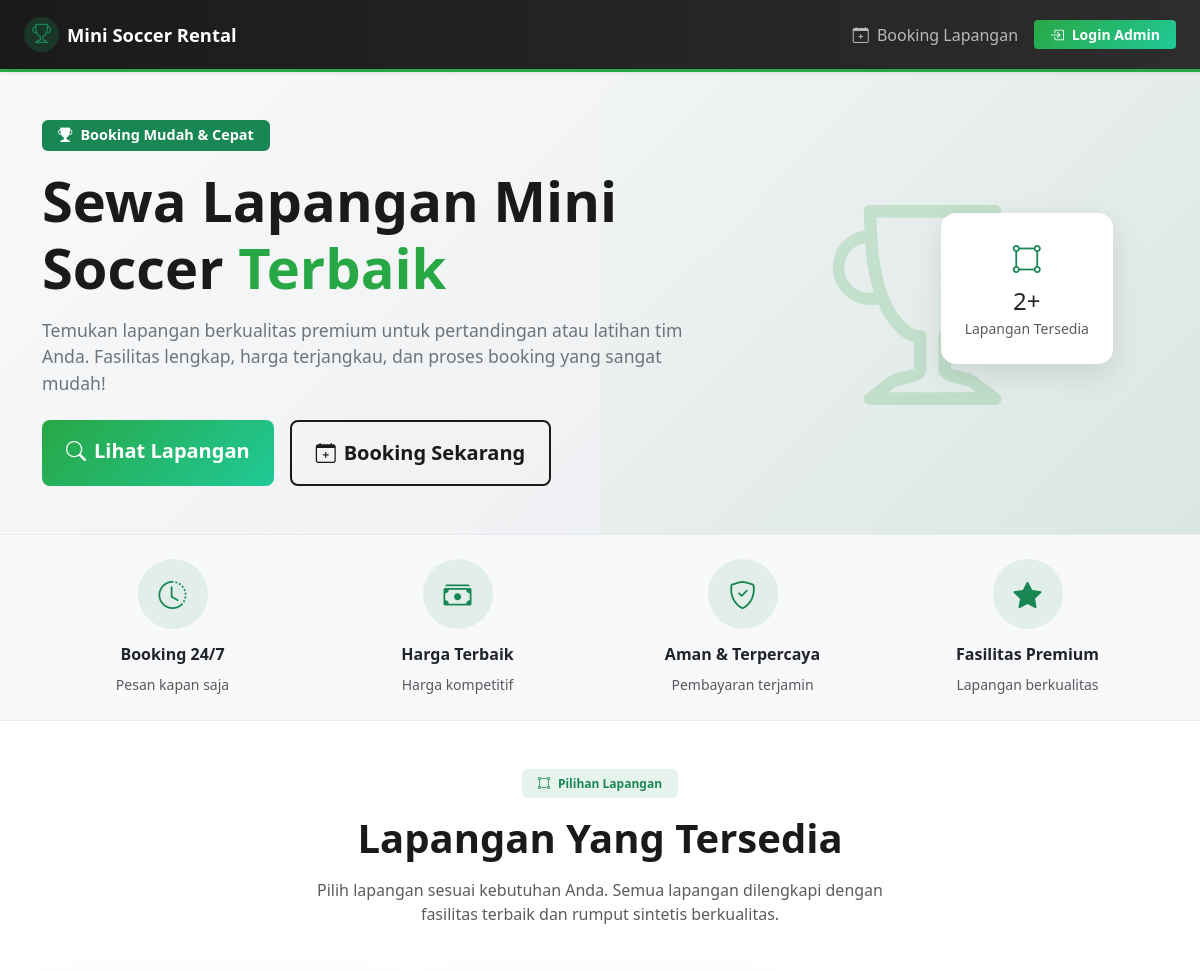
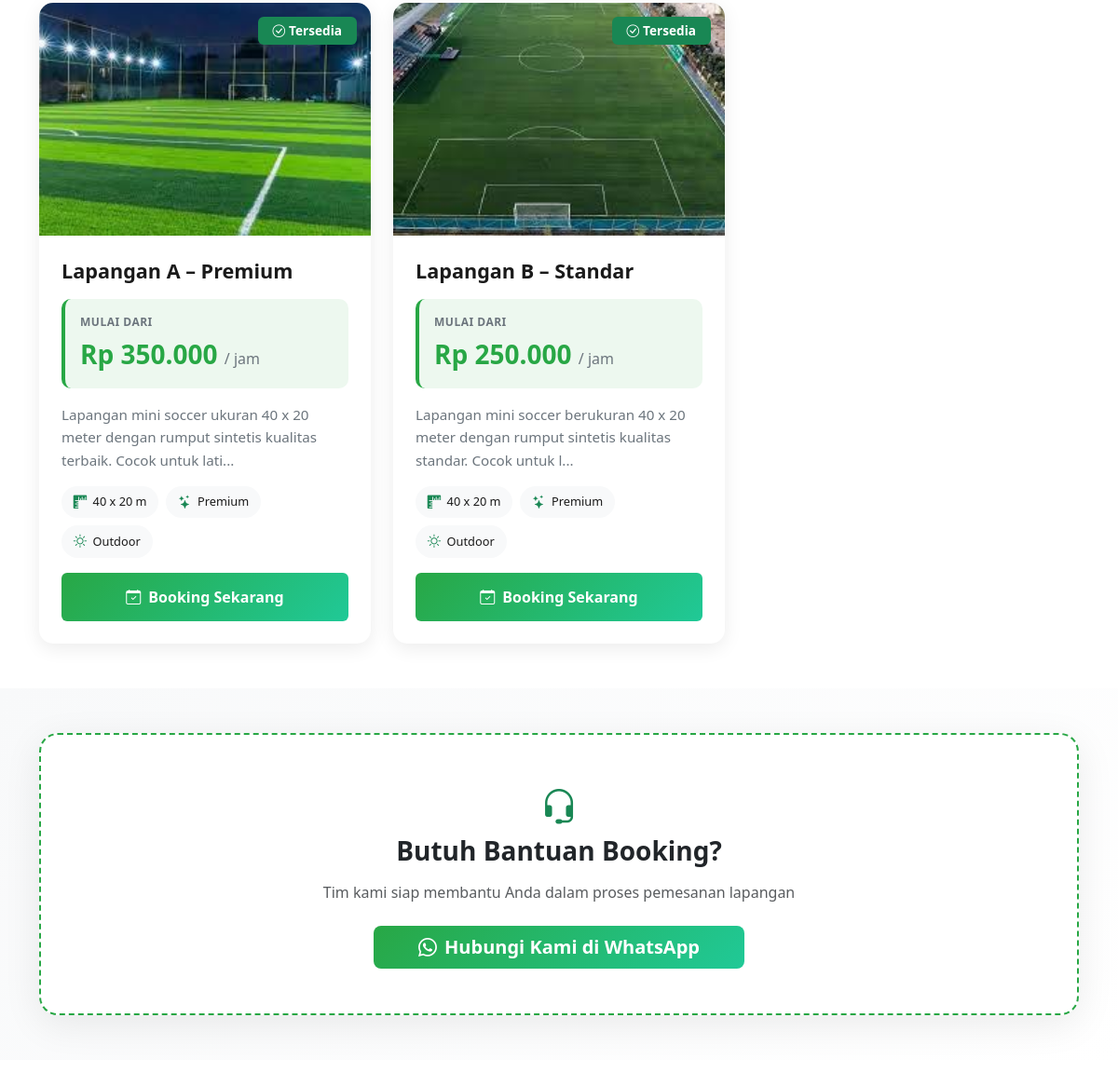
The page / on the database its author committed (2 pictures, top to bottom).
### tables this page shows
CREATE TABLE `lapangan` (
  `id` int(11) NOT NULL,
  `kode_lapangan` int(11) NOT NULL,
  `nama_lapangan` varchar(255) DEFAULT NULL,
  `harga_per_jam` decimal(10,2) DEFAULT 0.00,
  `deskripsi` text DEFAULT NULL,
  `foto` varchar(255) DEFAULT 'default.jpg',
  `status_lapangan` enum('Tersedia','Maintenance','Non-Aktif') DEFAULT 'Tersedia'
);

### lib/functions.php (called while the page is built, shortened)
<?php
function base_url($path = '') {
    $url = BASE_URL . '/' . $path;
    return $url;
}
?>
<?php
function getAvailableFields($conn) {
    $query = "SELECT * FROM lapangan WHERE status_lapangan = 'Tersedia' ORDER BY nama_lapangan ASC";
    $result = mysqli_query($conn, $query);
    $fields = [];
    if ($result) {
        while ($row = mysqli_fetch_assoc($result)) {
            $fields[] = $row;
        }
    }
    return $fields;
}
?>

### index.php (the view, shortened to what this page needs)
<?php
require_once 'config/database.php';
require_once 'lib/functions.php';
?>
<?php include 'views/' . THEME_NAME . '/header.php'; ?>
<?php include 'views/' . THEME_NAME . '/topnav.php'; ?>
<div class="hero-section">
    <div class="container">
        <div class="row align-items-center py-5">
            <div class="col-lg-7">
                <div class="hero-content">
                    <span class="badge bg-success mb-3 px-3 py-2" style="font-size: 0.9rem;">
                        <i class="bi bi-trophy-fill me-2"></i>Booking Mudah & Cepat
                    </span>
                    <h1 class="display-4 fw-bold mb-3" style="color: #1a1a1a; line-height: 1.2;">
                        Sewa Lapangan Mini Soccer <span style="color: #28a745;">Terbaik</span>
                    </h1>
                    <p class="lead mb-4" style="color: #6c757d; font-size: 1.1rem;">
                        Temukan lapangan berkualitas premium untuk pertandingan atau latihan tim Anda.
                        Fasilitas lengkap, harga terjangkau, dan proses booking yang sangat mudah!
                    </p>
                    <div class="d-flex gap-3 flex-wrap">
                        <a href="#lapangan-tersedia" class="btn btn-success btn-lg px-4 py-3 smooth-scroll">
                            <i class="bi bi-search me-2"></i>Lihat Lapangan
                        </a>
                        <a href="booking/add.php" class="btn btn-outline-dark btn-lg px-4 py-3">
                            <i class="bi bi-calendar-plus me-2"></i>Booking Sekarang
                        </a>
                    </div>
                </div>
            </div>
            <div class="col-lg-5 d-none d-lg-block">
                <div class="hero-image text-center">
                    <div class="stats-float">
                        <div class="stat-box">
                            <i class="bi bi-bounding-box-circles fs-3 text-success"></i>
                            <h4 class="mb-0 mt-2"><?php
                            $total_fields = count(getAvailableFields($connection));
                            echo $total_fields;
                            ?>+</h4>
                            <small class="text-muted">Lapangan Tersedia</small>
                        </div>
                    </div>
                    <i class="bi bi-trophy" style="font-size: 200px; color: #28a74530;"></i>
                </div>
            </div>
        </div>
    </div>
</div>
<div class="features-section py-4 bg-light">
    <div class="container">
        <div class="row g-4 text-center">
            <div class="col-md-3 col-6">
                <div class="feature-item">
                    <div class="feature-icon bg-success bg-opacity-10 rounded-circle mx-auto mb-3" style="width: 70px; height: 70px; display: flex; align-items: center; justify-content: center;">
                        <i class="bi bi-clock-history text-success fs-3"></i>
                    </div>
                    <h6 class="fw-bold mb-2">Booking 24/7</h6>
                    <small class="text-muted">Pesan kapan saja</small>
                </div>
            </div>
            <div class="col-md-3 col-6">
                <div class="feature-item">
                    <div class="feature-icon bg-success bg-opacity-10 rounded-circle mx-auto mb-3" style="width: 70px; height: 70px; display: flex; align-items: center; justify-content: center;">
                        <i class="bi bi-cash-stack text-success fs-3"></i>
                    </div>
                    <h6 class="fw-bold mb-2">Harga Terbaik</h6>
                    <small class="text-muted">Harga kompetitif</small>
                </div>
            </div>
            <div class="col-md-3 col-6">
                <div class="feature-item">
                    <div class="feature-icon bg-success bg-opacity-10 rounded-circle mx-auto mb-3" style="width: 70px; height: 70px; display: flex; align-items: center; justify-content: center;">
                        <i class="bi bi-shield-check text-success fs-3"></i>
                    </div>
                    <h6 class="fw-bold mb-2">Aman & Terpercaya</h6>
                    <small class="text-muted">Pembayaran terjamin</small>
                </div>
            </div>
            <div class="col-md-3 col-6">
                <div class="feature-item">
                    <div class="feature-icon bg-success bg-opacity-10 rounded-circle mx-auto mb-3" style="width: 70px; height: 70px; display: flex; align-items: center; justify-content: center;">
                        <i class="bi bi-star-fill text-success fs-3"></i>
                    </div>
                    <h6 class="fw-bold mb-2">Fasilitas Premium</h6>
                    <small class="text-muted">Lapangan berkualitas</small>
                </div>
            </div>
        </div>
    </div>
</div>
<div class="container mt-5 mb-5" id="lapangan-tersedia">
    <div class="section-header text-center mb-5">
        <span class="badge bg-success bg-opacity-10 text-success px-3 py-2 mb-3">
            <i class="bi bi-bounding-box-circles me-2"></i>Pilihan Lapangan
        </span>
        <h2 class="fw-bold mb-3" style="color: #1a1a1a;">Lapangan Yang Tersedia</h2>
        <p class="text-muted" style="max-width: 600px; margin: 0 auto;">
            Pilih lapangan sesuai kebutuhan Anda. Semua lapangan dilengkapi dengan fasilitas terbaik dan rumput sintetis berkualitas.
        </p>
    </div>
    <div class="row g-4">
        <?php
        $available_fields = getAvailableFields($connection);
        if (count($available_fields) > 0):
            foreach ($available_fields as $index => $field):
        ?>
            <div class="col-lg-4 col-md-6">
                <div class="field-card">
                    <div class="field-image-wrapper">
                        <?php
                        $foto_path_abs = __DIR__ . '/uploads/' . $field['foto'];
                        $foto_path_rel = 'uploads/' . $field['foto'];
                        $show_default = !($field['foto'] && file_exists($foto_path_abs));
                        $image_src = $show_default ? base_url('uploads/default.jpg') : base_url($foto_path_rel);
                        ?>
                        <img src="<?= $image_src ?>" alt="<?= htmlspecialchars($field['nama_lapangan']) ?>">
                        <div class="field-badge">
                            <span class="badge bg-success">
                                <i class="bi bi-check-circle me-1"></i>Tersedia
                            </span>
                        </div>
                    </div>
                    <div class="field-body">
                        <h5 class="field-title"><?= htmlspecialchars($field['nama_lapangan']) ?></h5>
                        <div class="field-price mb-3">
                            <span class="price-label">Mulai dari</span>
                            <div class="price-value">
                                Rp <?= number_format($field['harga_per_jam'], 0, ',', '.') ?>
                                <span class="price-unit">/ jam</span>
                            </div>
                        </div>
                        <p class="field-description">
                            <?php
                            $desc = htmlspecialchars($field['deskripsi']);
                            echo strlen($desc) > 100 ? substr($desc, 0, 100) . '...' : $desc;
                            ?>
                        </p>
                        <div class="field-features mb-3">
                            <div class="feature-tag">
                                <i class="bi bi-rulers text-success"></i>
                                <span>40 x 20 m</span>
                            </div>
                            <div class="feature-tag">
                                <i class="bi bi-stars text-success"></i>
                                <span>Premium</span>
                            </div>
                            <div class="feature-tag">
                                <i class="bi bi-brightness-high text-success"></i>
                                <span>Outdoor</span>
                            </div>
                        </div>
                        <a href="booking/add.php?lapangan=<?= $field['id'] ?>" class="btn btn-success w-100 btn-booking">
                            <i class="bi bi-calendar-check me-2"></i>Booking Sekarang
                        </a>
                    </div>
                </div>
            </div>
        <?php
            endforeach;
        endif; ?>
    </div>
</div>
<div class="cta-section py-5 mb-5">
    <div class="container">
        <div class="cta-box text-center">
            <i class="bi bi-headset fs-1 text-success mb-3"></i>
            <h3 class="fw-bold mb-3">Butuh Bantuan Booking?</h3>
            <p class="text-muted mb-4">Tim kami siap membantu Anda dalam proses pemesanan lapangan</p>
            <a href="https://wa.me/6283120474479" target="_blank" class="btn btn-success btn-lg px-5">
            <i class="bi bi-whatsapp me-2"></i>Hubungi Kami di WhatsApp
            </a>
        </div>
    </div>
</div>
<?php include 'views/' . THEME_NAME . '/footer.php'; ?>
<link rel="stylesheet" href="https://cdn.jsdelivr.net/npm/bootstrap-icons@1.11.0/font/bootstrap-icons.css">

### rows shown on the page
lapangan: foto (picture), nama_lapangan "Lapangan A – Premium", harga_per_jam "350.000", deskripsi "Lapangan mini soccer ukuran 40 x 20 meter dengan rumput sintetis kualitas terbaik. Cocok untuk lati"
lapangan: foto (picture), nama_lapangan "Lapangan B – Standar", harga_per_jam "250.000", deskripsi "Lapangan mini soccer berukuran 40 x 20 meter dengan rumput sintetis kualitas standar. Cocok untuk l"

### other values the page prints
$total_fields "2"
